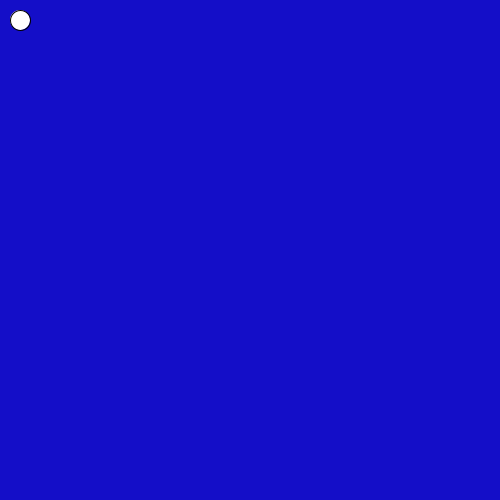
Frame 1 (no input)
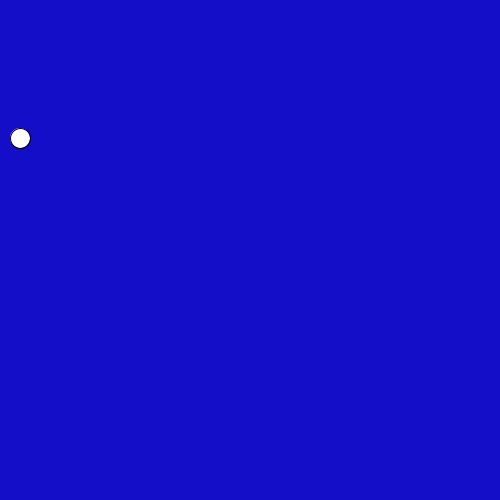
Frame 60 (the mouse pressed at the canvas centre just before this capture)
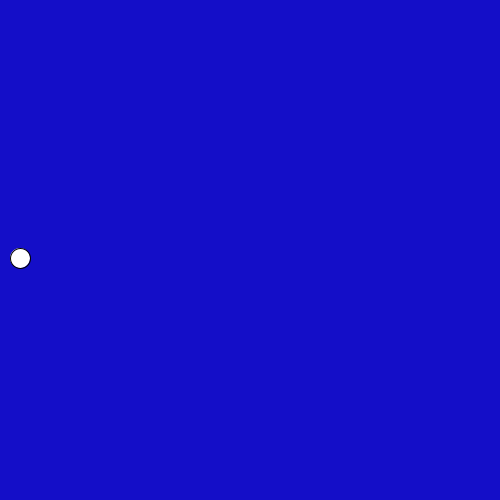
Frame 120 (the mouse held since frame 60 and released just before this capture)

The Processing sketch that drew these frames (run headless with seeded random() and noise(); from frame 60 on, the mouse is pressed at the canvas centre):

// Processing sketch: four_directional_ball
// ── four_directional_ball.pde
int x=20;
int y=20;
int dy=2;
int dx=0;

void setup() {
  size(500, 500);
}

void draw() {
  background(20, 14, 200);
  circle(x, y, 20);
  //if hit bottom left, move right
  y=y+dy;
  x=x+dx;
  if (y== 480 && x==20) {
    dx= 2;
    dy=0;
  }
  //if hit botton right, move up
  if(x==480 && y==480) {
    dy=-2;
    dx=0;
  }
  //if top right move, move left
  if(x==480 && y==20) {
    dx=-2;
    dy=0;
  }
  if(x==20 &&y==20) {
    dx=0;
    dy=2;
  }
}
